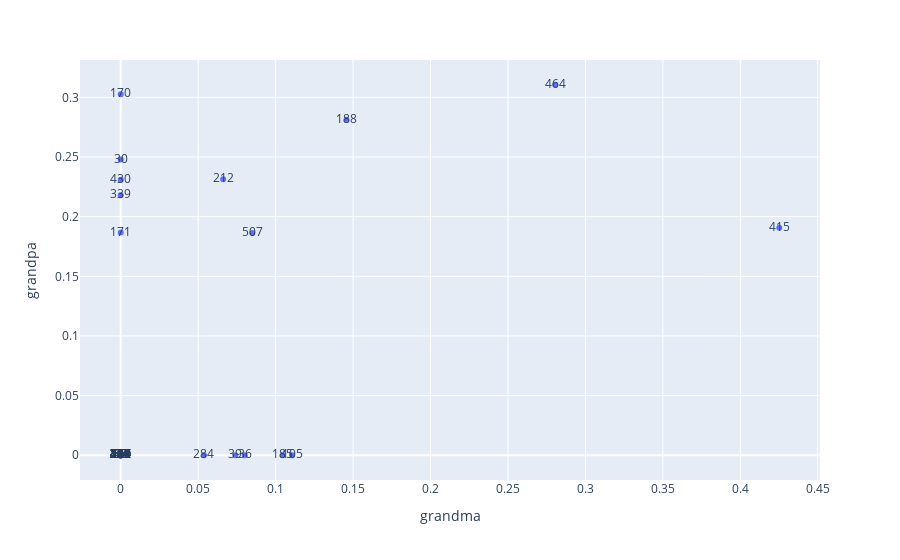

Source (notebook cell):
### Code cell
fig = px.scatter(wide_df, x=" grandma", y=" grandpa", hover_name=wide_df.index, text=wide_df.index)
fig.show()

### Figure 1 — Plotly figure (JSON) as saved in the notebook; plotly's stock layout.template omitted (floating-point values rounded to 4 significant figures)
{"data": [{"hovertemplate": "<b>%{hovertext}</b><br><br> grandma=%{x}<br> grandpa=%{y}<br>Index=%{text}<extra></extra>", "hovertext": [5, 30, 36, 39, 53, 58, 65, 82, 105, 130, 134, 153, 166, 170, 171, 184, 185, 188, 189, 212, 220, 222, 223, 227, 241, 243, 249, 268, 277, 284, 289, 296, 306, 317, 324, 327, 335, 339, 359, 381, 383, 402, 403, 415, 430, 442, 464, 472, 473, 482, 499, 507], "legendgroup": "", "marker": {"color": "#636efa", "symbol": "circle"}, "mode": "markers+text", "name": "", "orientation": "v", "showlegend": false, "text": [5, 30, 36, 39, 53, 58, 65, 82, 105, 130, 134, 153, 166, 170, 171, 184, 185, 188, 189, 212, 220, 222, 223, 227, 241, 243, 249, 268, 277, 284, 289, 296, 306, 317, 324, 327, 335, 339, 359, 381, 383, 402, 403, 415, 430, 442, 464, 472, 473, 482, 499, 507], "type": "scatter", "x": [0, 0, 0.08005, 0.074, 0, 0, 0, 0, 0.1107, 0, 0, 0, 0, 0, 0, 0, 0.1044, 0.1457, 0, 0.0661, 0, 0, 0, 0, 0, 0, 0, 0, 0, 0.0537, 0, 0, 0, 0, 0, 0, 0, 0, 0, 0, 0, 0, 0, 0.4251, 0, 0, 0.2805, 0, 0, 0, 0, 0.0849], "xaxis": "x", "y": [0, 0.2478, 0, 0, 0, 0, 0, 0, 0, 0, 0, 0, 0, 0.3025, 0.1867, 0, 0, 0.2812, 0, 0.2313, 0, 0, 0, 0, 0, 0, 0, 0, 0, 0, 0, 0, 0, 0, 0, 0, 0, 0.218, 0, 0, 0, 0, 0, 0.1906, 0.231, 0, 0.3106, 0, 0, 0, 0, 0.1863], "yaxis": "y"}], "layout": {"legend": {"tracegroupgap": 0}, "margin": {"t": 60}, "xaxis": {"anchor": "y", "domain": [0, 1], "title": {"text": " grandma"}}, "yaxis": {"anchor": "x", "domain": [0, 1], "title": {"text": " grandpa"}}}}
